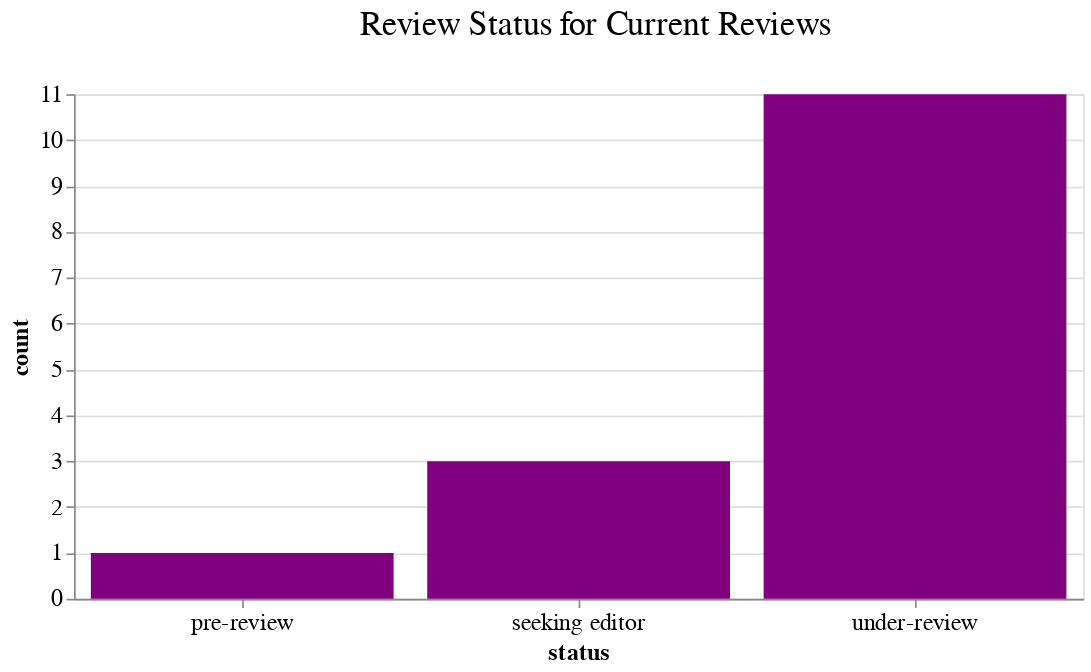

Notebook source saved alongside this figure:
### Code cell
chart = (
    alt.Chart(status_counts)
    .mark_bar()
    .encode(
        x=alt.X("status"),
        y="count",
        tooltip=[
            alt.Tooltip("status:N", title="Status"),
            alt.Tooltip("count:Q", title="Count"),
        ],
    )
    .properties(title="Review Status for Current Reviews", width="container")
)

# Display the chart
chart.show()

### Figure 1 — Vega-Lite specification as saved in the notebook (floating-point values rounded to 4 significant figures)
{"config": {"title": {"fontSize": 20, "font": "Poppins", "anchor": "middle", "color": "black", "fontWeight": 400, "dy": -20, "dx": 10}, "axis": {"labelFontSize": 14, "titleFontSize": 14, "titleFont": "Poppins", "labelFont": "Poppins"}, "axisX": {"labelAngle": 0}, "legend": {"labelFontSize": 12, "titleFontSize": 14, "titleFont": "Poppins", "labelFont": "Poppins"}, "bar": {"color": "purple", "fill": "purple"}, "line": {"color": "purple"}, "view": {"height": 300, "width": 600, "padding": {"top": 190, "left": 10, "right": 10, "bottom": 90}}}, "data": {"name": "data-74be6004b98c85e0d7e9d115e8a52bde"}, "mark": {"type": "bar"}, "encoding": {"tooltip": [{"field": "status", "title": "Status", "type": "nominal"}, {"field": "count", "title": "Count", "type": "quantitative"}], "x": {"field": "status", "type": "nominal"}, "y": {"field": "count", "type": "quantitative"}}, "title": "Review Status for Current Reviews", "width": "container", "$schema": "https://vega.github.io/schema/vega-lite/v5.17.0.json", "datasets": {"data-74be6004b98c85e0d7e9d115e8a52bde": [{"status": "under-review", "count": 11}, {"status": "seeking editor", "count": 3}, {"status": "pre-review", "count": 1}]}}
